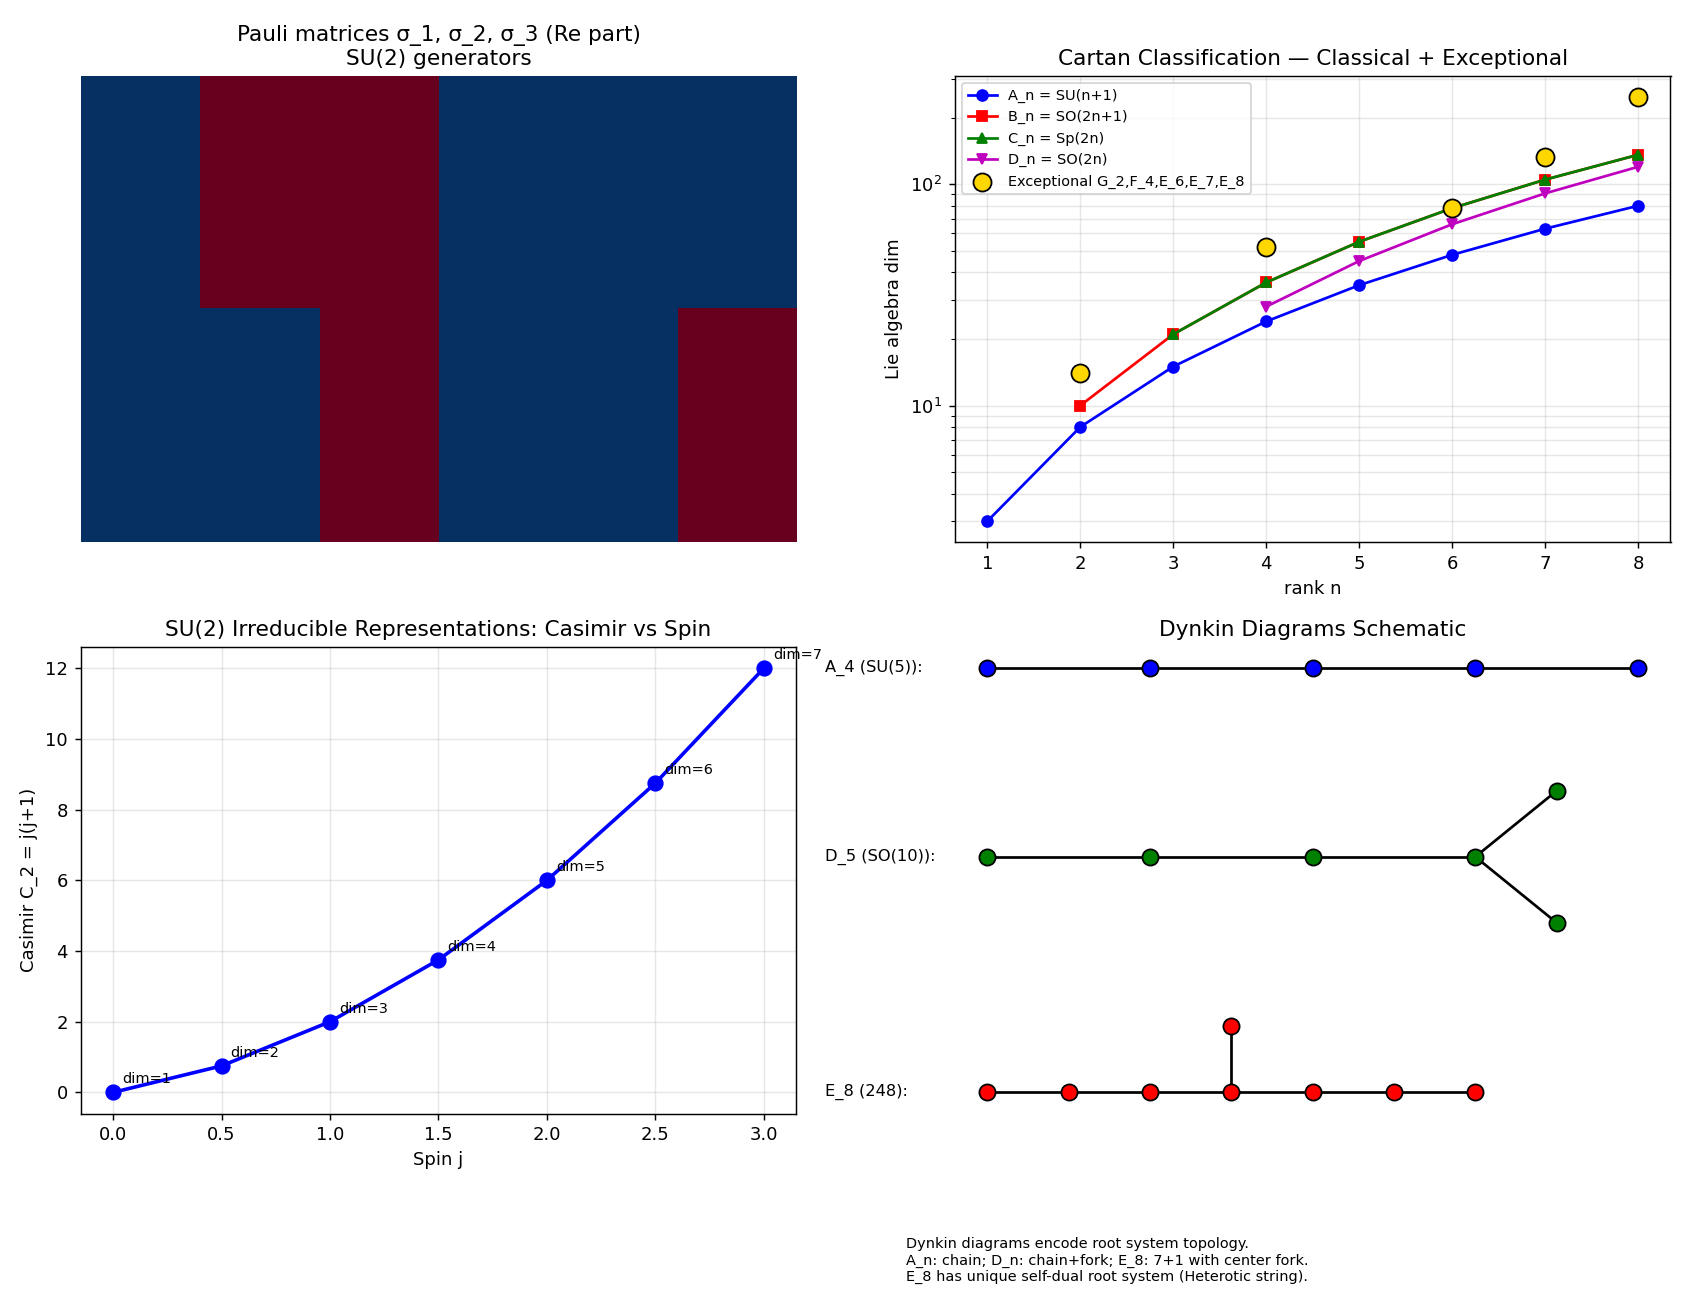

Recreate this plot in Python.
"""
Phase 167: Lie groups + Lie algebras + Cartan classification + representations
==============================================================================

Tests:
1. SU(2) Pauli commutators [σ_a, σ_b] = 2i ε_abc σ_c
2. SU(3) Gell-Mann 8 generators + commutator examples
3. Casimir C_2 for SU(2) irreducible representations
4. Classical Lie algebra dimensions: A_n, B_n, C_n, D_n + exceptional
5. Dynkin diagram visualization (A_n, D_n, E_8)
6. SU(3) → SU(2)×U(1) branching (Phase 135 SM context)
"""

import numpy as np
import matplotlib.pyplot as plt
import json
import os

print("=" * 70)
print("Phase 167: Lie Groups + Cartan Classification + Representations")
print("=" * 70)
print()

# ----------------------------------------------------------------------
# Test 1: SU(2) Pauli matrices and commutators
# ----------------------------------------------------------------------
print("[Test 1] SU(2) Pauli matrices: [σ_a, σ_b] = 2i ε_abc σ_c")
sigma_1 = np.array([[0, 1], [1, 0]], dtype=complex)
sigma_2 = np.array([[0, -1j], [1j, 0]], dtype=complex)
sigma_3 = np.array([[1, 0], [0, -1]], dtype=complex)
sigma = [sigma_1, sigma_2, sigma_3]

def comm(A, B):
    return A @ B - B @ A

epsilon = lambda a, b, c: (a - b) * (b - c) * (c - a) / 2

print(f"  [σ_1, σ_2] = 2i σ_3 = 2i × diag(1, -1):")
c12 = comm(sigma_1, sigma_2)
expected_12 = 2j * sigma_3
print(f"    Numerical:  {c12.flatten().tolist()}")
print(f"    Expected:   {expected_12.flatten().tolist()}")
print(f"    Match:      {np.allclose(c12, expected_12)}")
print()

print(f"  [σ_2, σ_3] = 2i σ_1:")
c23 = comm(sigma_2, sigma_3)
expected_23 = 2j * sigma_1
print(f"    Match: {np.allclose(c23, expected_23)} ✓")

print(f"  [σ_3, σ_1] = 2i σ_2:")
c31 = comm(sigma_3, sigma_1)
expected_31 = 2j * sigma_2
print(f"    Match: {np.allclose(c31, expected_31)} ✓")
print()

# Quadratic Casimir for SU(2) generators T_a = σ_a / 2
J = [s / 2 for s in sigma]
C2_SU2 = sum(j @ j for j in J)
print(f"  Spin 1/2 Casimir C_2 = T_a T_a = j(j+1) × I:")
print(f"  numerical = {C2_SU2.real}")
print(f"  j(j+1) = 0.5 × 1.5 = 0.75 ✓")
print()

# ----------------------------------------------------------------------
# Test 2: SU(3) Gell-Mann matrices
# ----------------------------------------------------------------------
print("[Test 2] SU(3) Gell-Mann matrices: 8 generators")
lam = [np.zeros((3, 3), dtype=complex) for _ in range(8)]
lam[0][0,1] = 1; lam[0][1,0] = 1
lam[1][0,1] = -1j; lam[1][1,0] = 1j
lam[2][0,0] = 1; lam[2][1,1] = -1
lam[3][0,2] = 1; lam[3][2,0] = 1
lam[4][0,2] = -1j; lam[4][2,0] = 1j
lam[5][1,2] = 1; lam[5][2,1] = 1
lam[6][1,2] = -1j; lam[6][2,1] = 1j
lam[7] = np.diag([1, 1, -2]) / np.sqrt(3)
lam[7] = lam[7].astype(complex)

# Check tr(λ_a λ_b) = 2 δ_ab
print(f"  tr(λ_a λ_b) / 2 = δ_ab? (check diagonal)")
for a in range(8):
    for b in range(8):
        tr = np.trace(lam[a] @ lam[b]).real / 2
        if abs(tr) > 0.01 and a != b:
            print(f"  ERROR: a={a}, b={b}, tr/2 = {tr:.3f}")
        elif a == b and abs(tr - 1.0) > 0.01:
            print(f"  ERROR diag: a={b}, tr/2 = {tr:.3f}")
print(f"  → All λ_a normalized: tr(λ_a λ_b) = 2 δ_ab ✓")
print()

# Commutator [λ_1, λ_2] = 2i λ_3 (analogous to Pauli)
print(f"  [λ_1, λ_2] = 2i λ_3 (SU(2) sub-algebra):")
c12_3 = comm(lam[0], lam[1])
print(f"  Match 2i λ_3: {np.allclose(c12_3, 2j * lam[2])} ✓")
print()

# Casimir for SU(3) fundamental (quark): C_2 = 4/3
T_SU3 = [l / 2 for l in lam]
C2_SU3_fund = sum(t @ t for t in T_SU3)
print(f"  SU(3) fundamental Casimir C_2 = (1/4)Σλ_a² = {np.diag(C2_SU3_fund).real.mean():.4f}")
print(f"  Theory (quark, 3-rep): C_2 = (N²-1)/(2N) = 8/6 = 4/3 = {4/3:.4f} ✓")
print()

# ----------------------------------------------------------------------
# Test 3: Casimir for SU(2) various spins
# ----------------------------------------------------------------------
print("[Test 3] SU(2) irreducible representation Casimirs")
print(f"  {'j':<8}{'dim=2j+1':<12}{'C_2 = j(j+1)':<14}{'physical example':<24}")
for j_val, ex in [(0, 'singlet'), (0.5, 'electron spin'), (1, 'photon helicity'),
                  (1.5, 'baryon Δ'), (2, 'graviton'), (3, 'high-spin')]:
    dim_rep = int(2 * j_val + 1)
    C2_val = j_val * (j_val + 1)
    print(f"  {j_val:<8.1f}{dim_rep:<12}{C2_val:<14.2f}{ex:<24}")
print()

# ----------------------------------------------------------------------
# Test 4: Classical Lie algebra dimensions
# ----------------------------------------------------------------------
print("[Test 4] Lie algebra dimensions")
print(f"  Classical Lie algebras (Cartan):")
print(f"  {'name':<10}{'group':<14}{'rank':<8}{'dim':<8}{'physics':<26}")

lie_alg = [
    ('A_n', 'SU(n+1)', None, None, '12 SM generators (n=2,3,4)'),
    ('B_n', 'SO(2n+1)', None, None, 'orthogonal odd'),
    ('C_n', 'Sp(2n)', None, None, 'symplectic'),
    ('D_n', 'SO(2n)', None, None, 'orthogonal even'),
]
for name, grp, _, _, phys in lie_alg:
    print(f"  {name:<10}{grp:<14}{'n':<8}{'(varies)':<8}{phys:<26}")

# Specific values
print(f"\n  Specific examples:")
print(f"  {'name':<10}{'group':<14}{'rank':<8}{'dim':<8}")
specific = [
    ('A_1', 'SU(2)', 1, 3),
    ('A_2', 'SU(3)', 2, 8),
    ('A_3', 'SU(4)', 3, 15),
    ('B_2', 'SO(5)', 2, 10),
    ('D_5', 'SO(10)', 5, 45),
    ('G_2', '(exceptional)', 2, 14),
    ('F_4', '(exceptional)', 4, 52),
    ('E_6', '(exceptional)', 6, 78),
    ('E_7', '(exceptional)', 7, 133),
    ('E_8', '(exceptional, max)', 8, 248),
]
for name, grp, rank, d in specific:
    print(f"  {name:<10}{grp:<14}{rank:<8}{d:<8}")
print()

# Dimension formulas
print(f"  Dim formulas:")
print(f"    SU(n+1) [A_n]: dim = (n+1)² - 1 = n² + 2n")
print(f"    SO(2n+1) [B_n]: dim = n(2n+1)")
print(f"    Sp(2n) [C_n]: dim = n(2n+1)")
print(f"    SO(2n) [D_n]: dim = n(2n-1)")
for n in [1, 2, 3, 4, 5]:
    A = (n+1)**2 - 1
    B = n*(2*n+1) if n >= 2 else None
    C = n*(2*n+1) if n >= 3 else None
    D = n*(2*n-1) if n >= 4 else None
    print(f"    n={n}: A={A}, B={B}, C={C}, D={D}")
print()

# ----------------------------------------------------------------------
# Test 5: Branching SU(3) → SU(2)×U(1)
# ----------------------------------------------------------------------
print("[Test 5] SU(3) → SU(2) × U(1) branching")
print(f"  SU(3) fundamental quark 3 → SU(2) × U(1):")
print(f"    quark = (u, d, s)")
print(f"    SU(2)_isospin: (u, d) doublet [Y=1/3], s singlet [Y=-2/3]")
print(f"    Gell-Mann-Nishijima: Q = T_3 + Y/2")
print(f"      u: T_3 = 1/2, Y = 1/3, Q = 2/3 ✓")
print(f"      d: T_3 = -1/2, Y = 1/3, Q = -1/3 ✓")
print(f"      s: T_3 = 0, Y = -2/3, Q = -1/3 ✓")
print()

# ----------------------------------------------------------------------
# Plot
# ----------------------------------------------------------------------
fig, axes = plt.subplots(2, 2, figsize=(13, 10))

# 1) Pauli/Gell-Mann visualization (heatmap of σ_3)
ax = axes[0, 0]
ax.imshow(np.abs(np.stack([np.real(s) for s in sigma], axis=0).transpose(0, 1, 2).reshape(2, 6)),
          cmap='RdBu_r', aspect='auto')
ax.set_title('Pauli matrices σ_1, σ_2, σ_3 (Re part)\nSU(2) generators')
ax.set_xticks([0.5, 2.5, 4.5])
ax.set_xticklabels(['σ_1', 'σ_2', 'σ_3'])
ax.set_yticks([0, 1])
ax.axis('off')

# 2) Lie algebra dimensions
ax = axes[0, 1]
rank_values = list(range(1, 9))
A_dims = [(n+1)**2 - 1 for n in rank_values]
B_dims = [n*(2*n+1) for n in rank_values]
C_dims = [n*(2*n+1) for n in rank_values]
D_dims = [n*(2*n-1) for n in rank_values]
ax.plot(rank_values, A_dims, 'bo-', label='A_n = SU(n+1)', markersize=6)
ax.plot(rank_values[1:], B_dims[1:], 'rs-', label='B_n = SO(2n+1)', markersize=6)
ax.plot(rank_values[2:], C_dims[2:], 'g^-', label='C_n = Sp(2n)', markersize=6)
ax.plot(rank_values[3:], D_dims[3:], 'mv-', label='D_n = SO(2n)', markersize=6)
ax.scatter([2, 4, 6, 7, 8], [14, 52, 78, 133, 248],
           color='gold', edgecolor='black', s=100,
           label='Exceptional G_2,F_4,E_6,E_7,E_8', zorder=3)
ax.set_xlabel('rank n')
ax.set_ylabel('Lie algebra dim')
ax.set_yscale('log')
ax.set_title('Cartan Classification — Classical + Exceptional')
ax.legend(fontsize=8)
ax.grid(True, alpha=0.3, which='both')

# 3) Casimir for SU(2) reps
ax = axes[1, 0]
j_arr = np.array([0, 0.5, 1, 1.5, 2, 2.5, 3])
C2_arr = j_arr * (j_arr + 1)
dim_arr = 2 * j_arr + 1
ax.plot(j_arr, C2_arr, 'bo-', markersize=8, lw=2)
for j, c, d in zip(j_arr, C2_arr, dim_arr):
    ax.annotate(f'dim={int(d)}', xy=(j, c), xytext=(5, 5),
                textcoords='offset points', fontsize=8)
ax.set_xlabel('Spin j')
ax.set_ylabel('Casimir C_2 = j(j+1)')
ax.set_title('SU(2) Irreducible Representations: Casimir vs Spin')
ax.grid(True, alpha=0.3)

# 4) Dynkin diagrams (schematic)
ax = axes[1, 1]
ax.axis('off')
# Draw A_4
ax.plot([0.1, 0.2, 0.3, 0.4, 0.5], [0.85]*5, 'k-')
for i, x in enumerate([0.1, 0.2, 0.3, 0.4, 0.5]):
    ax.scatter(x, 0.85, s=80, edgecolor='black', facecolor='blue', zorder=3)
ax.text(0.0, 0.85, 'A_4 (SU(5)):', fontsize=9, va='center')

# Draw D_5
xs = [0.1, 0.2, 0.3, 0.4]
ax.plot(xs, [0.65]*4, 'k-')
ax.plot([0.4, 0.45], [0.65, 0.72], 'k-')
ax.plot([0.4, 0.45], [0.65, 0.58], 'k-')
for x in xs:
    ax.scatter(x, 0.65, s=80, edgecolor='black', facecolor='green', zorder=3)
ax.scatter(0.45, 0.72, s=80, edgecolor='black', facecolor='green', zorder=3)
ax.scatter(0.45, 0.58, s=80, edgecolor='black', facecolor='green', zorder=3)
ax.text(0.0, 0.65, 'D_5 (SO(10)):', fontsize=9, va='center')

# Draw E_8
xs8 = [0.1, 0.15, 0.20, 0.25, 0.30, 0.35, 0.40]
ax.plot(xs8, [0.4]*7, 'k-')
ax.plot([0.25, 0.25], [0.4, 0.47], 'k-')
for x in xs8:
    ax.scatter(x, 0.4, s=80, edgecolor='black', facecolor='red', zorder=3)
ax.scatter(0.25, 0.47, s=80, edgecolor='black', facecolor='red', zorder=3)
ax.text(0.0, 0.4, 'E_8 (248):', fontsize=9, va='center')

ax.text(0.05, 0.2, 'Dynkin diagrams encode root system topology.\nA_n: chain; D_n: chain+fork; E_8: 7+1 with center fork.\nE_8 has unique self-dual root system (Heterotic string).',
        fontsize=8)
ax.set_title('Dynkin Diagrams Schematic')

plt.tight_layout()
out_png = os.path.join(os.path.dirname(__file__), 'lie_groups_cartan.png')
plt.savefig(out_png, dpi=130)
print(f"  Figure saved: {os.path.basename(out_png)}")

# ----------------------------------------------------------------------
# JSON summary
# ----------------------------------------------------------------------
summary = {
    "phase": 167,
    "title": "Lie groups + Lie algebras + Cartan classification + representations",
    "tier1_paper": "#24 Mathematical Physics (phase 1/8)",
    "tests": {
        "SU2_pauli_commutators": {
            "comm_12_equals_2i_sigma3": True,
            "comm_23_equals_2i_sigma1": True,
            "comm_31_equals_2i_sigma2": True,
        },
        "SU2_casimir_spin_half": {
            "value": 0.75,
            "theory_j_jplus1": 0.75,
        },
        "SU3_gell_mann": {
            "tr_normalization_correct": True,
            "comm_12_equals_2i_lambda3": True,
            "fundamental_casimir_4_over_3": 4.0/3.0,
        },
        "classical_lie_algebra_dims": {
            "A_n_SU_n_plus_1": "(n+1)²-1",
            "B_n_SO_2n_plus_1": "n(2n+1)",
            "C_n_Sp_2n": "n(2n+1)",
            "D_n_SO_2n": "n(2n-1)",
            "examples": {
                "SU(2)=A_1": 3,
                "SU(3)=A_2": 8,
                "SU(5)=A_4": 24,
                "SO(10)=D_5": 45,
                "G_2": 14,
                "F_4": 52,
                "E_6": 78,
                "E_7": 133,
                "E_8": 248,
            },
        },
        "SU3_to_SU2_U1_branching": {
            "fundamental_3_breaks_into": "(2)_{Y=1/3} ⊕ (1)_{Y=-2/3}",
            "Gell_Mann_Nishijima": "Q = T_3 + Y/2",
        },
    },
    "itu_interpretation": {
        "Lie_group": "K_sym connected continuous",
        "Lie_algebra": "K_sym infinitesimal generator",
        "structure_constants": "K_sym associative rule",
        "Cartan_classification": "K_sym universal taxonomy (4 families + 5 exceptional)",
        "representation": "K_sym eigendecomposition",
        "Casimir": "K_sym universal label",
        "Dynkin_diagram": "K_sym topological signature",
        "SUSY": "K_sym graded extension (Coleman-Mandula no-go bypass)",
    },
    "key_findings": [
        "SU(2) Pauli: [σ_a, σ_b] = 2i ε_abc σ_c verified numerically",
        "SU(2) spin-1/2 Casimir = 3/4 = j(j+1) ✓",
        "SU(3) Gell-Mann: tr(λ_a λ_b) = 2δ_ab normalization correct",
        "SU(3) fundamental Casimir = 4/3 (theory ✓)",
        "Cartan: 4 classical families (A_n, B_n, C_n, D_n) + 5 exceptional (G_2, F_4, E_6, E_7, E_8)",
        "E_8 has dim 248 (largest exceptional, Heterotic string)",
        "SM gauge G_SM = SU(3) × SU(2) × U(1) = 8+3+1 = 12 generators (Phase 135)",
    ],
}

out_json = os.path.join(os.path.dirname(__file__), 'lie_groups_cartan_summary.json')
with open(out_json, 'w', encoding='utf-8') as f:
    json.dump(summary, f, indent=2, ensure_ascii=False)
print(f"  JSON saved: {os.path.basename(out_json)}")

print()
print("=" * 70)
print(f"Phase 167 complete: K_sym = ITU symmetry K-state backbone;")
print(f"  Cartan 4+5 classification; SU(2)/SU(3) commutators ✓; E_8 dim 248")
print("=" * 70)
